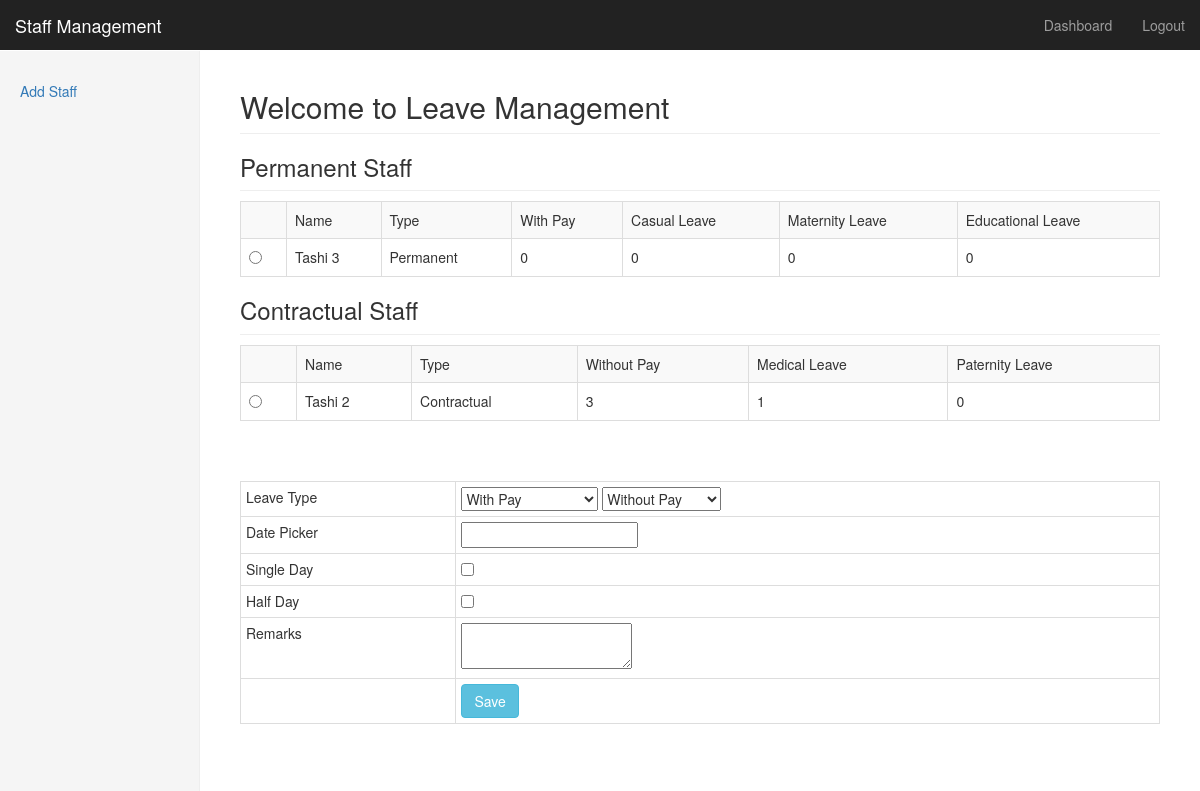
The page /dept-login/dashboard.php (signed in) on the database its author committed.
### tables this page shows
CREATE TABLE IF NOT EXISTS `leave_types` (
  `id` int(4) NOT NULL AUTO_INCREMENT,
  `name` varchar(32) NOT NULL,
  `type` int(2) NOT NULL DEFAULT '1' COMMENT '1 => Permanent, 2 => Contractual',
  `days` int(2) NOT NULL COMMENT '# of days allowed for the leave type',
  `status` int(2) NOT NULL DEFAULT '1',
  PRIMARY KEY (`id`)
);

CREATE TABLE IF NOT EXISTS `users` (
  `id` int(8) NOT NULL AUTO_INCREMENT,
  `name` varchar(64) NOT NULL,
  `department_id` int(8) NOT NULL,
  `username` varchar(128) NOT NULL,
  `password` varchar(40) NOT NULL,
  `salt` varchar(50) DEFAULT NULL,
  `hash` varchar(50) DEFAULT NULL,
  `type` int(11) DEFAULT NULL COMMENT '1 => Admin, 2 => Department Admin, 3 => Staff',
  `staff_type` int(2) NOT NULL DEFAULT '1' COMMENT '1 => Permanent, 2 => Contractual',
  `created` int(32) NOT NULL,
  `status` int(2) DEFAULT '1' COMMENT '1 => Active, 2 => Inactive',
  `gender` int(2) NOT NULL COMMENT '1 is male and 2 is female',
  `dob` varchar(20) NOT NULL,
  `doj` varchar(20) NOT NULL,
  `description` text NOT NULL,
  PRIMARY KEY (`id`)
);

### classes/class.leavetype.php (called while the page is built, shortened)
<?php
class leavetype {
    public $db;
    public $table = 'leave_types';
    function __construct($db) {
	$this->db = $db;
    }
    function get_leavetypes() {
	if ($this->db->select($this->table)) {
	    return $this->db->get_results();
	} else {
	    return false;
	}
    }
}

### classes/class.db.php (called while the page is built, shortened)
<?php
class database {
    private $resource;
    private $num_rows = null;
    private $valid_resource = false;
    function __construct() {
	return $this;
    }
    function select(
	    $table = '',
	    $conditions = '',
	    $count = false,
	    $group_by = '',
	    $agg = '',
	    $agg_col = '',
	    $agg_other_cols = ''
	    ) {
	$return = array();
	if (trim($table) != '') {
	    if (trim($conditions) == '') {
		$conditions = ' 1 = 1';
	    }
	    if ($count) {
		$sql = "SELECT count(*) as count_rows ";
	    } else {
		$sql = "SELECT * ";
	    }
	    if(trim($agg) != '' && trim($agg_col) != '') {
		$sql = "SELECT $agg($agg_col) as $agg_col, $agg_other_cols ";
	    }
	    $sql .= "FROM $table WHERE $conditions";
	    if(trim($group_by) != '') {
		$sql .= " GROUP BY $group_by;";
	    } else {
		$sql .= ";";
	    }
	    $this->query($sql);
	    if ($this->valid_resource && ($this->num_rows > 0)) {
		return true;
	    } else {
		return false;
	    }
	} else {
	    return false;
	}
	return $return;
    }
    private function query($sql = '', $type = 'select') {
	if (trim($sql) != '') {
	    $this->resource = mysql_query($sql);
	    $this->valid_resource = true;
	} else {
	    return false;
	}
    }
    function get_results() {
	$result = array();
	while ($row = mysql_fetch_array($this->resource)) {
	    $result[] = $row;
	}
	return $result;
    }
    function set_number_of_results() {
	$this->num_rows = mysql_num_rows($this->resource);
    }
}

### classes/class.user.php (called while the page is built, shortened)
<?php
class user {
    public $db;
    private $user = array();
    private $table = 'users';
    function __construct($db) {
	$this->db = $db;
	if(isset($_SESSION['id']) && trim($_SESSION['id']) != '' && is_numeric($_SESSION['id'])) {
	    $this->load_user_details();
	}
    }
    function get_department_id() {
	return $this->user[0]['department_id'];
    }
    function get_staff($department_id = 0) {
	if(!$department_id) {
	    $conditions = '';
	} else {
	    $conditions = "department_id=$department_id";
	}
	return $this->get_users(3, $conditions);
    }
    private function get_users($type = 3, $conditions = '', $count = false) {
	if (trim($conditions) == '') {
	    $conditions = "type=$type";
	}
	if ($this->db->select($this->table, $conditions, $count)) {
	    return $this->db->get_results();
	} else {
	    return false;
	}
    }
    function get_staff_types() {
	return array(1 => 'Permanent', 2 => 'Contractual');
    }
    function load_user_details() {
	if($this->db->select($this->table, "id={$_SESSION['id']}")) {
	    $this->user = $this->db->get_results();
	}
    }
}

### classes/class.leave.php (called while the page is built, shortened)
<?php
class leave {
    public $db;
    public $table = 'leaves';
    function __construct($db) {
	$this->db = $db;
    }
    function get_leaves($_ids = array()) {
	$_in = '';
	$first = true;
	foreach($_ids as $_id) {
	    if($first) {
		$first = false;
	    } else {
		$_in .= ",";
	    }
	    $_in .= $_id;
	}
	$condition = " user_id IN ($_in) ";
	if ($this->db->select($this->table, $condition, 0, 'user_id, leave_type_id', 'SUM', 'days', 'user_id, leave_type_id')) {
	    return $this->db->get_results();
	} else {
	    return false;
	}
    }
}

### dept-login/dashboard.php (the view, shortened to what this page needs)
<?php
require_once '../classes/class.db.php';
require_once '../classes/class.leavetype.php';
require_once '../classes/class.leave.php';
require_once '../classes/class.user.php';
$db = new database();
$user = new user($db);
$lt = new leavetype($db);
$leave = new leave($db);
$users = $user->get_staff($user->get_department_id());
$staff_types = $user->get_staff_types();
$leavetypes = $lt->get_leavetypes();
$_ids = array();
$perm = array();
$cont = array();
$perm_lt = array();
$cont_lt = array();
if (is_array($users) && count($users)) {
    foreach ($users as $user) {
	$_ids[] = $user['id'];
	if ($user['staff_type'] == 1) {
	    $perm[$user['id']] = $user;
	} else {
	    $cont[$user['id']] = $user;
	}
    }
}
if (is_array($leavetypes) && count($leavetypes)) {
    foreach ($leavetypes as $leavetype) {
	if ($leavetype['type'] == 1) {
	    $perm_lt[$leavetype['id']] = $leavetype;
	} else {
	    $cont_lt[$leavetype['id']] = $leavetype;
	}
    }
}
$leaves = $leave->get_leaves($_ids);
?>
<?php
include_once 'nav.php';
?>
<div class="container-fluid">
    <div class="row">
	<?php
	include_once 'sidebar.php';
	?>
	<form action="" method="POST">
	    <div class="col-sm-9 col-sm-offset-3 col-md-10 col-md-offset-2 main">
		<h2 class="sub-header">Welcome to Leave Management</h2>
		<h3 class="sub-header">Permanent Staff</h3>
		<table class="table table-striped table-bordered">
		    <tr>
			<td>&nbsp;</td>
			<td>Name</td>
			<td>Type</td>
			<?php
			foreach ($perm_lt as $_perm_lt) {
			    echo "<td>{$_perm_lt['name']}</td>";
			}
			?>
		    </tr>
		    <?php
		    foreach ($perm as $_perm) {
			echo "<td>"
			. "<input type='radio' rel='{$_perm['staff_type']}' name='user_id' value='{$_perm['id']}' />"
			. "</td>";
			echo "<td>{$_perm['name']}</td>";
			echo "<td>{$staff_types[$_perm['staff_type']]}</td>";
			foreach ($perm_lt as $_perm_lt) {
			    $leaves_sum = 0;
			    echo "<td>{$leaves_sum}</td>";
			}
		    }
		    ?>
		</table>
		<h3 class="sub-header">Contractual Staff</h3>
		<table class="table table-striped table-bordered">
		    <tr>
			<td>&nbsp;</td>
			<td>Name</td>
			<td>Type</td>
			<?php
			foreach ($cont_lt as $_cont_lt) {
			    echo "<td>{$_cont_lt['name']}</td>";
			}
			?>
		    </tr>
		    <?php
		    foreach ($cont as $_cont) {
			echo "<td>"
			. "<input type='radio' rel='{$_cont['staff_type']}' name='user_id' value='{$_cont['id']}' />"
			. "</td>";
			echo "<td>{$_cont['name']}</td>";
			echo "<td>{$staff_types[$_cont['staff_type']]}</td>";
			foreach ($cont_lt as $_cont_lt) {
			    $leaves_sum = 0;
			    foreach ($leaves as $_leave) {
				if (
					($_cont['id'] == $_leave['user_id']) && ($_cont_lt['id'] == $_leave['leave_type_id'])
				) {
				    $leaves_sum += $_leave['days'];
				}
			    }
			    echo "<td>{$leaves_sum}</td>";
			}
		    }
		    ?>
		</table>
	    </div>
	    <div class="col-sm-9 col-sm-offset-3 col-md-10 col-md-offset-2 main">
		<table class="table table-condensed table-bordered">
		    <tr>
			<td>Leave Type</td>
			<td>
			    <select id="_permanent_lt">
				<?php
				foreach ($perm_lt as $_perm_lt) {
				    echo "<option value=\"{$_perm_lt['id']}\">{$_perm_lt['name']}</option>";
				}
				?>
			    </select>
			    <select id="_contractual_lt">
				<?php
				foreach ($cont_lt as $_cont_lt) {
				    echo "<option value=\"{$_cont_lt['id']}\">{$_cont_lt['name']}</option>";
				}
				?>
			    </select>
			</td>
		    </tr>
		    <tr>
			<td>Date Picker</td>
			<td><input type="text" name="from_to" id="from" /></td>
		    </tr>
		    <tr>
			<td>Single Day</td>
			<td><input type="checkbox" name="single" value="1" id="single" /></td>
		    </tr>
		    <tr>
			<td>Half Day</td>
			<td><input type="checkbox" name="half" value="1" id="half" /></td>
		    </tr>
		    <tr>
			<td>Remarks</td>
			<td>
			    <textarea name="remarks"></textarea>
			</td>
		    </tr>
		    <tr>
			<td>&nbsp;</td>
			<td>
			    <input type="submit" name="Save" value="Save" class="btn btn-info" />
			</td>
		    </tr>
		</table>
	    </div>
	</form>
    </div>
</div>
</body>
</html>

### css/dashboard.css (style rules this page uses)
body { padding-top: 50px; }
.sub-header { padding-bottom: 10px; border-bottom: 1px solid #eee; }
.main { padding: 20px; }
@media (min-width: 768px) { .main { padding-right: 40px; padding-left: 40px; } }

### rows shown on the page
leave_types: name "With Pay", leaves_sum "0"
leave_types: name "Casual Leave", leaves_sum "0"
leave_types: name "Maternity Leave", leaves_sum "0"
leave_types: name "Educational Leave", leaves_sum "0"
users: name "Tashi 3", staff_type "Permanent"
leave_types: name "Without Pay", leaves_sum "3"
leave_types: name "Medical Leave", leaves_sum "1"
leave_types: name "Paternity Leave", leaves_sum "0"
users: name "Tashi 2", staff_type "Contractual"

### other values the page prints
form field value "With Pay"
form field value "Without Pay"
